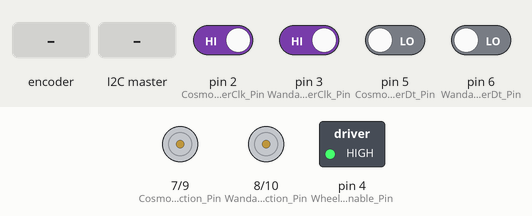
A sketch run on a simulated Arduino Uno, built with avr-gcc and run on an emulated ATmega328P. Shown: direction and speed pins drawn as motors (green arrow = direction pin HIGH = forward, orange = LOW = backward, longer = more drive), switched loads named in the sketch (green lamp = pin HIGH). Inputs (shaded band) come from the test bench; at power-on: pin 2 (Cosmo_EncoderClk_Pin), pin 3 (Wanda_EncoderClk_Pin) HIGH, pin 5 (Cosmo_EncoderDt_Pin), pin 6 (Wanda_EncoderDt_Pin) LOW. What the sketch prints to the serial monitor is not drawn.

Above: at 1.2 s.
1.3 s: rotary encoder on pin 2 (Cosmo_EncoderClk_Pin) / pin 5 (Cosmo_EncoderDt_Pin) turned 3 steps (first pin leading)
At 2.45 s:
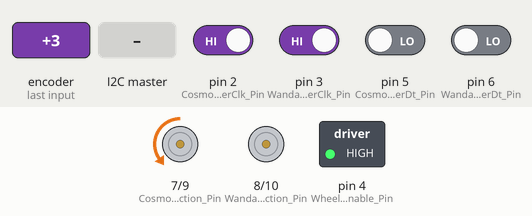
At 3.9 s:
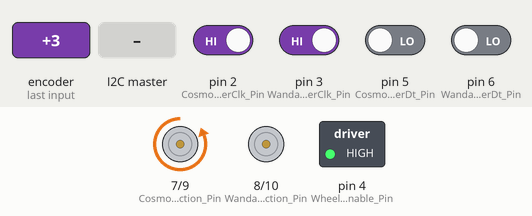
4.7 s: pin 3 (Wanda_EncoderClk_Pin) driven LOW
At 5.75 s:
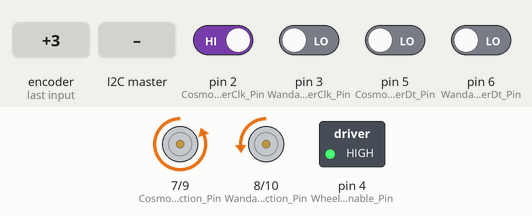
At 6.95 s:
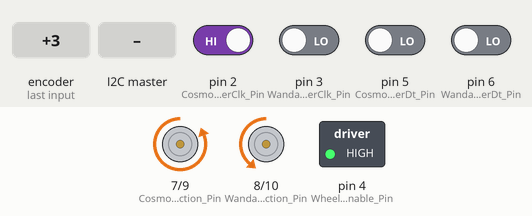
7.7 s: the I2C master sends the byte 1
9.2 s: the I2C master sends the byte 2
12.2 s: the I2C master sends the byte 90
15.2 s: rotary encoder on pin 2 (Cosmo_EncoderClk_Pin) / pin 5 (Cosmo_EncoderDt_Pin) turned 1 step (first pin leading)
Timing chart, 0 to 30.2 s (numbered marks = the images above; inputs shaded):
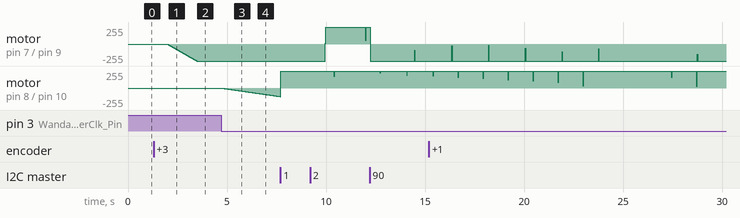

The sketch:

Mini-Project_Demonstrated.ino
```cpp
// Matias Samora-Zappanti and Robert Christian, the Localization and Control side of Group 11.
// Below is our code for all of the Mini-Project. The comments should help explain what things are.

// the wheels are named Cosmo and Wanda, to make it easy to keep track of them.
// Cosmo Wiring: Green to GND, Blue to VDD, Yellow to 2, White to 5
// Wanda Wiring: Green to GND, Blue to VDD, Yellow to 3, White to 6

#include <Wire.h> // Sending info to and from the raspberry pi
const int SLAVE_ADDRESS = 0x04;

const float pi = 3.1415926; // so I can call pi as a reference
volatile float COMPVISION_INPUTPOS; // the input from the computer vision people

double Cosmo_Desired_Position; // Cosmo's and Wanda's Desired Positions and some other smaller variables to go with those.
double Cosmo_remainder;
volatile double Cosmo_Dist_Remain;
double Cosmo_Dist_To_Go_Net;

double Wanda_Desired_Position;
double Wanda_remainder;
volatile double Wanda_Dist_Remain;
double Wanda_Dist_To_Go_Net;

const int Wheel_Enable_Pin = 4; // This is the enable pin for both wheels.

const int Cosmo_InterruptClk_Pin = 0; // interrupt pins (don't wire)
const int Wanda_InterruptClk_Pin = 1;

const int Cosmo_EncoderClk_Pin = 2; // encoder clk pins
const int Wanda_EncoderClk_Pin = 3;
const int Cosmo_EncoderDt_Pin = 5; // encoder dt pins
const int Wanda_EncoderDt_Pin = 6;

const int Cosmo_Direction_Pin = 7; // direction pins (don't wire)
const int Wanda_Direction_Pin = 8;
const int Cosmo_PWM_Pin = 9; // PWM pins (don't wire)
const int Wanda_PWM_Pin = 10;

volatile int Cosmo_ClkStatus; // ClkStatus, DtStatus, and LastClkStatus variables setup.
volatile int Cosmo_DtStatus;
volatile int Cosmo_LastClk_Status;
volatile int Wanda_ClkStatus;
volatile int Wanda_DtStatus;
volatile int Wanda_LastClk_Status;

volatile double Cosmo_Count = 0; // # of forward counts (for both)
volatile double Wanda_Count = 0;

const float Battery_Voltage = 7.8; // hard set max voltage of the battery.

volatile double current_time_in_seconds; // values to keep track of time.
volatile double current_time;

volatile float Cosmo_desired_speed = 0.0; // speed variables to be edited later
volatile float Wanda_desired_speed = 0.0;

const float Kp = 3.100; // The Kp value
const float Ki = 1.200; //The Ki value
volatile float K_spin = 0.007; // This is a new variable I made up called K_spin, which scales the remaining distance to go (in counts) to a desired velocity (in rad/s). We tuned it to this value.

volatile float Cosmo_error = 0.0000; // The errors and outputted voltages. We implemented a bit of an integral controller as well.
volatile float Cosmo_Int = 0;
volatile float Cosmo_Voltage = 0.0000;
volatile double Wanda_error = 0.0000;
volatile float Wanda_Int = 0;
volatile float Wanda_Voltage = 0.0000;

unsigned int Cosmo_PWM = 0; // The variables to track the PWM output of the pins.
unsigned int Wanda_PWM = 0;

const int desired_Ts_ms = 10; // The desired sample time, we have set to 10 milliseconds.
volatile double last_time_ms; // This is used for time math.

volatile float Wanda_rads_per_s = 0.0000; // Some variables for tracking speed/counts.
volatile float Cosmo_rads_per_s = 0.0000;
volatile double Wanda_LastSampleCount;
volatile double Cosmo_LastSampleCount;
volatile int time_since_last_sample;

const double counts_over_radians = (3200.0 / 6.283185); // Helps convert counts to radians.

volatile double x_pos; // The position variables, and their last-sample variables.
volatile double y_pos;
volatile double theta_pos;
volatile double x_old;
volatile double y_old;
volatile double theta_old;

const double b = 0.291; // 29.1 centimeters is 0.291 meters. b=distance between wheels.
const double wheel_radius = 0.0749; // the radius of the wheel is 7.49 centimeters, which is 0.0749 meters.

void setup() {
  pinMode(Cosmo_PWM_Pin, OUTPUT); // initializes directions and pwm pins as outputs, as well as the enable pin.
  pinMode(Wanda_PWM_Pin, OUTPUT);
  pinMode(Cosmo_Direction_Pin, OUTPUT);
  pinMode(Wanda_Direction_Pin, OUTPUT);
  pinMode(Wheel_Enable_Pin, OUTPUT);

  Wire.begin(SLAVE_ADDRESS); // sets up the transfer of data between the raspberry pi and the arduino
  Wire.onReceive(receiveData);

  Serial.begin(115200); // sets up serial monitor

  Cosmo_ClkStatus = digitalRead(Cosmo_EncoderClk_Pin); // initialize status of Clk and Dt for Cosmo and Wanda, and sets their last states as well.
  Cosmo_DtStatus = digitalRead(Cosmo_EncoderDt_Pin);
  Cosmo_LastClk_Status = Cosmo_ClkStatus;
  Wanda_ClkStatus = digitalRead(Wanda_EncoderClk_Pin);
  Wanda_DtStatus = digitalRead(Wanda_EncoderDt_Pin);
  Wanda_LastClk_Status = Wanda_ClkStatus;

  attachInterrupt(Cosmo_InterruptClk_Pin, Cosmo_ISR, CHANGE); // sets up the interrupts below.
  attachInterrupt(Wanda_InterruptClk_Pin, Wanda_ISR, CHANGE);

  digitalWrite(Cosmo_Direction_Pin, LOW); //LOW = FORWARD. ( i know convention is that Low is backwards, but this has worked well for us so far)
  digitalWrite(Wanda_Direction_Pin, LOW); //LOW = FORWARD

  digitalWrite(Wheel_Enable_Pin, HIGH); //FIXME: MAKE SURE THIS IS CORRECT BEFORE RUNNING CODE ALWAYS

  last_time_ms = millis(); // sets the last_time_ms variable to be right now.
  Wanda_LastSampleCount = 0; //initializes the counts to be zero.
  Cosmo_LastSampleCount = 0;

  x_pos = 0; // initializes all of the positions.
  y_pos = 0;
  theta_pos = 0;
  x_old = 0;
  y_old = 0;
  theta_old = 0;

}

void loop() {

  current_time = millis();

  Cosmo_Desired_Position = (COMPVISION_INPUTPOS * (pi / 2) * counts_over_radians);
  Wanda_Desired_Position = (COMPVISION_INPUTPOS * (-1) * (pi / 2) * counts_over_radians); // Desired positions converted to counts. Wanda's is negative since she's spinning the other direction. The inputted position is either 0, 1, 2, or 3.

  Cosmo_remainder = (int(Cosmo_Desired_Position) % 2); // mod 2
  if (Cosmo_remainder > 1) { Cosmo_remainder = 2 - Cosmo_remainder; }
  else { Cosmo_remainder = 0 - Cosmo_remainder; }
  Cosmo_Desired_Position = Cosmo_Desired_Position + Cosmo_remainder; // This makes it go to a set count value and stop, instead of jumping back and forth between two inachievable values.

  Wanda_remainder = (int(Wanda_Desired_Position) % 2); // mod 2
  if (Wanda_remainder > 1) { Wanda_remainder = 2 - Wanda_remainder; }
  else { Wanda_remainder = 0 - Wanda_remainder; }
  Wanda_Desired_Position = Wanda_Desired_Position + Wanda_remainder;


  Cosmo_Dist_Remain = Cosmo_Desired_Position - Cosmo_Count; // how far does he need to go, minus where he currently is.
  Wanda_Dist_Remain = Wanda_Desired_Position - Wanda_Count; // how far does she need to go, minus where she currently is.

  if (Cosmo_Dist_Remain > 1600) { Cosmo_Dist_Remain = Cosmo_Dist_Remain - 3200; } // This makes it go around in the proper direction; ie if it's 3/4 of a turn, it'll do a -1/4 turn instead.
  if (Cosmo_Dist_Remain < -1600) { Cosmo_Dist_Remain = Cosmo_Dist_Remain + 3200; }

  if (Wanda_Dist_Remain > 1600) { Wanda_Dist_Remain = Wanda_Dist_Remain - 3200; }
  if (Wanda_Dist_Remain < -1600) { Wanda_Dist_Remain = Wanda_Dist_Remain + 3200; }

  Cosmo_desired_speed = (K_spin * Cosmo_Dist_Remain); //sets desired speed from the distance remaining.
  Wanda_desired_speed = (K_spin * Wanda_Dist_Remain);

  analogWrite(Cosmo_PWM_Pin, Cosmo_PWM); //writes the speed to the wheels
  analogWrite(Wanda_PWM_Pin, Wanda_PWM);

  current_time = millis();

  if (current_time < 15000) { //for the first 15 seconds we print the time, distance remaining, and desired position for each wheel.
    Serial.print(current_time);
    Serial.print("\t");
    Serial.print(Cosmo_Dist_Remain);
    Serial.print("\t");
    Serial.print(Wanda_Dist_Remain);
    Serial.print("\t");
    Serial.print(Cosmo_Desired_Position);
    Serial.print("\t");
    Serial.println(Wanda_Desired_Position);
  }


  if (current_time >= 2000) { // we want it to wait two second before starting the wheels, in case anything goes wrong.

    Cosmo_error = Cosmo_desired_speed - Cosmo_rads_per_s; // sets that error code to be the voltage input. // i moved cosmo int to the sample thing so it doesn't go infinitely.
    Cosmo_Voltage = (Kp*Cosmo_error) + Cosmo_Int;
    if (Cosmo_Voltage>0) { // check the sign of voltage and set the motor driver sign pin as appropriate
      digitalWrite(Cosmo_Direction_Pin,LOW);
    } else {
      digitalWrite(Cosmo_Direction_Pin,HIGH);
    }
    Cosmo_PWM = (255*abs(Cosmo_Voltage))/Battery_Voltage;  // Apply the requested voltage, up to the maximum available
    analogWrite(Cosmo_PWM_Pin,min(Cosmo_PWM,255));

    Wanda_error = Wanda_desired_speed - Wanda_rads_per_s; // repeat for the other wheel aka Wanda.
    Wanda_Voltage = (Kp*Wanda_error) + Wanda_Int;
    if (Wanda_Voltage>0) {
      digitalWrite(Wanda_Direction_Pin,LOW);
    } else {
      digitalWrite(Wanda_Direction_Pin,HIGH);
    }
    Wanda_PWM = (255*abs(Wanda_Voltage))/Battery_Voltage;
    analogWrite(Wanda_PWM_Pin,min(Wanda_PWM,255));

    if (abs(Cosmo_Voltage) >= Battery_Voltage) { // These check the voltages to make sure they aren't higher than the battery value, and if they are, it keeps their sign while re-assigning them the maximum they can be.
      Cosmo_Voltage = ((Cosmo_Voltage * Battery_Voltage) / abs(Cosmo_Voltage));
    }
    if (abs(Wanda_Voltage) >= Battery_Voltage) {
      Wanda_Voltage = ((Wanda_Voltage * Battery_Voltage) / abs(Wanda_Voltage));
    }
  }

  current_time = millis(); // this again just in case the previous situation took a whole ms.

  if ((current_time - last_time_ms) > desired_Ts_ms) { // if it's been a sample length;

    Cosmo_Int += Ki*Cosmo_error; //update the integral part of the integral control
    Wanda_Int += Ki*Wanda_error;

    time_since_last_sample = (current_time - last_time_ms); // insurance in case it goes over
    Wanda_rads_per_s = ((1000 * (Wanda_Count - Wanda_LastSampleCount) / (time_since_last_sample) ) / counts_over_radians); // outputs in rads per second.
    Cosmo_rads_per_s = ((1000 * (Cosmo_Count - Cosmo_LastSampleCount) / (time_since_last_sample) ) / counts_over_radians);

    current_time_in_seconds = current_time / 1000;

    x_pos = x_old + wheel_radius*((cos(theta_old)) * (((Wanda_Count - Wanda_LastSampleCount)+(Cosmo_Count - Cosmo_LastSampleCount))) / (counts_over_radians * 2));
    y_pos = y_old + wheel_radius*((sin(theta_old)) * (((Wanda_Count - Wanda_LastSampleCount)+(Cosmo_Count - Cosmo_LastSampleCount))) / (counts_over_radians * 2));
    theta_pos = theta_old + ( ( wheel_radius * ( (Cosmo_Count - Cosmo_LastSampleCount) - (Wanda_Count - Wanda_LastSampleCount) ) ) / ( counts_over_radians * b ) ); // b is the distance between the wheels

    x_old = x_pos;
    y_old = y_pos;
    theta_old = theta_pos;

    Wanda_LastSampleCount = Wanda_Count; // update for next loop
    Cosmo_LastSampleCount = Cosmo_Count;
    last_time_ms = millis();

  }

}

void receiveData(int byteCount) {
  while (Wire.available()) {
    COMPVISION_INPUTPOS = Wire.read(); // receive byte as an integer, in the form 0, 1, 2, or 3, to correspond to 0, pi/2, pi, 3pi/2.
  }
}

// Below this point are the ISR's for both wheel encoders. This is basically copied from Assignment 1.

void Cosmo_ISR() { // if the CLK value changes,
  Cosmo_ClkStatus = digitalRead(Cosmo_EncoderClk_Pin); // read in both pins.
  Cosmo_DtStatus = digitalRead(Cosmo_EncoderDt_Pin);
  if (Cosmo_ClkStatus != Cosmo_LastClk_Status) { // (sometimes the ISR triggers on accident. this stops that.)
    Cosmo_LastClk_Status = Cosmo_ClkStatus; // sets the value for the last status, for next time.
    if (Cosmo_DtStatus == Cosmo_ClkStatus) { Cosmo_Count = Cosmo_Count + 2; } // if CLK changed which thus made clk and dt the same, that means the encoder turned FORWARD FOR COSMO.
    else { Cosmo_Count = Cosmo_Count - 2; } // otherwise, that means the encoder turned BACKWARD FOR COSMO.
    while (Cosmo_Count >= 3200) { Cosmo_Count = Cosmo_Count - 3200; }
    while (Cosmo_Count <= -3200) { Cosmo_Count = Cosmo_Count + 3200; }
  }
}
void Wanda_ISR() { // if the CLK value changes,
  Wanda_ClkStatus = digitalRead(Wanda_EncoderClk_Pin); // read in both pins.
  Wanda_DtStatus = digitalRead(Wanda_EncoderDt_Pin);
  if (Wanda_ClkStatus != Wanda_LastClk_Status) { // (sometimes the ISR triggers on accident. this stops that.)
    Wanda_LastClk_Status = Wanda_ClkStatus; // sets the value for the last status, for next time.
    if (Wanda_DtStatus == Wanda_ClkStatus) { Wanda_Count = Wanda_Count - 2; }  // if CLK changed which thus made clk and dt the same, that means the encoder turned BACKWARD FOR WANDA.
    else { Wanda_Count = Wanda_Count + 2; } // otherwise, that means the encoder turned FORWARD FOR WANDA.
    while (Wanda_Count >= 3200) { Wanda_Count = Wanda_Count - 3200; }
    while (Wanda_Count <= -3200) { Wanda_Count = Wanda_Count + 3200; }
  }
}
```

Measured:
- after the input at 1.3 s, motor on pin 7 (Cosmo_Direction_Pin) / pin 9 (Cosmo_PWM_Pin): moves from stopped to backward 255/255 over 1.5 s, starting after 0.70 s
- after the input at 4.7 s, motor on pin 8 (Wanda_Direction_Pin) / pin 10 (Wanda_PWM_Pin): moves from stopped to backward 128/255 over 3.0 s, starting at once
